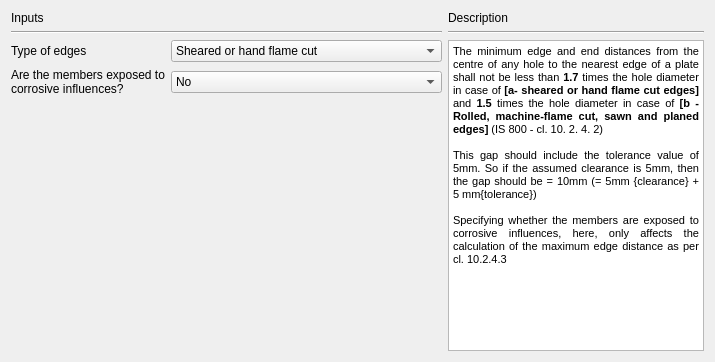
     <widget class="QWidget" name="tab_Detailing">
      <attribute name="title">
       <string>Detailing</string>
      </attribute>
      <layout class="QGridLayout" name="gridLayout_18">
       <item row="0" column="0">
        <layout class="QGridLayout" name="gridLayout_17">
         <item row="0" column="0">
          <layout class="QGridLayout" name="gridLayout_6">
           <item row="0" column="0">
            <widget class="QLabel" name="label_38">
             <property name="text">
              <string>Inputs</string>
             </property>
            </widget>
           </item>
           <item row="1" column="0">
            <widget class="Line" name="line_11">
             <property name="orientation">
              <enum>Qt::Horizontal</enum>
             </property>
            </widget>
           </item>
          </layout>
         </item>
         <item row="1" column="0">
          <layout class="QGridLayout" name="gridLayout_4">
           <item row="0" column="0">
            <widget class="QLabel" name="label_39">
             <property name="text">
              <string>Type of edges</string>
             </property>
            </widget>
           </item>
           <item row="0" column="1">
            <widget class="QComboBox" name="combo_detailingEdgeType">
             <item>
              <property name="text">
               <string>Sheared or hand flame cut</string>
              </property>
             </item>
             <item>
              <property name="text">
               <string>Rolled, machine-flame cut, sawn and planed</string>
              </property>
             </item>
            </widget>
           </item>
           <item row="1" column="0">
            <widget class="QLabel" name="label_40">
             <property name="text">
              <string>Are the members exposed to
corrosive influences?</string>
             </property>
            </widget>
           </item>
           <item row="1" column="1">
            <widget class="QComboBox" name="combo_detailing_memebers">
             <item>
              <property name="text">
               <string>No</string>
              </property>
             </item>
             <item>
              <property name="text">
               <string>Yes</string>
              </property>
             </item>
            </widget>
           </item>
          </layout>
         </item>
        </layout>
       </item>
       <item row="0" column="1" rowspan="2">
        <layout class="QGridLayout" name="gridLayout_10">
         <item row="1" column="0">
          <widget class="Line" name="line_6">
           <property name="orientation">
            <enum>Qt::Horizontal</enum>
           </property>
          </widget>
         </item>
         <item row="0" column="0">
          <widget class="QLabel" name="label_18">
           <property name="text">
            <string>Description</string>
           </property>
          </widget>
         </item>
         <item row="2" column="0">
          <widget class="QTextBrowser" name="textBrowser_detailingDescription">
           <property name="minimumSize">
            <size>
             <width>210</width>
             <height>0</height>
            </size>
           </property>
           <property name="html">
            <string>&lt;!DOCTYPE HTML PUBLIC &quot;-//W3C//DTD HTML 4.0//EN&quot; &quot;http://www.w3.org/TR/REC-html40/strict.dtd&quot;&gt;
&lt;html&gt;&lt;head&gt;&lt;meta name=&quot;qrichtext&quot; content=&quot;1&quot; /&gt;&lt;style type=&quot;text/css&quot;&gt;
p, li { white-space: pre-wrap; }
&lt;/style&gt;&lt;/head&gt;&lt;body style=&quot; font-family:'Arial'; font-size:11pt; font-weight:400; font-style:normal;&quot;&gt;
&lt;p align=&quot;justify&quot; style=&quot; margin-top:0px; margin-bottom:0px; margin-left:0px; margin-right:0px; -qt-block-indent:0; text-indent:0px;&quot;&gt;&lt;span style=&quot; font-family:'MS Shell Dlg 2'; font-size:8pt;&quot;&gt;The minimum edge and end distances from the centre of any hole to the nearest edge of a plate shall not be less than &lt;/span&gt;&lt;span style=&quot; font-family:'MS Shell Dlg 2'; font-size:8pt; font-weight:600;&quot;&gt;1.7&lt;/span&gt;&lt;span style=&quot; font-family:'MS Shell Dlg 2'; font-size:8pt;&quot;&gt; times the hole diameter in case of &lt;/span&gt;&lt;span style=&quot; font-family:'MS Shell Dlg 2'; font-size:8pt; font-weight:600;&quot;&gt;[a- sheared or hand flame cut edges] &lt;/span&gt;&lt;span style=&quot; font-family:'MS Shell Dlg 2'; font-size:8pt;&quot;&gt;and &lt;/span&gt;&lt;span style=&quot; font-family:'MS Shell Dlg 2'; font-size:8pt; font-weight:600;&quot;&gt;1.5 &lt;/span&gt;&lt;span style=&quot; font-family:'MS Shell Dlg 2'; font-size:8pt;&quot;&gt;times the hole diameter in case of &lt;/span&gt;&lt;span style=&quot; font-family:'MS Shell Dlg 2'; font-size:8pt; font-weight:600;&quot;&gt;[b - Rolled, machine-flame cut, sawn and planed edges]&lt;/span&gt;&lt;span style=&quot; font-family:'MS Shell Dlg 2'; font-size:8pt;&quot;&gt; (IS 800 - cl. 10. 2. 4. 2)&lt;/span&gt;&lt;/p&gt;
&lt;p align=&quot;justify&quot; style=&quot;-qt-paragraph-type:empty; margin-top:0px; margin-bottom:0px; margin-left:0px; margin-right:0px; -qt-block-indent:0; text-indent:0px; font-family:'Calibri'; font-size:8pt; vertical-align:middle;&quot;&gt;&lt;br /&gt;&lt;/p&gt;
&lt;p align=&quot;justify&quot; style=&quot; margin-top:0px; margin-bottom:0px; margin-left:0px; margin-right:0px; -qt-block-indent:0; text-indent:0px;&quot;&gt;&lt;span style=&quot; font-family:'MS Shell Dlg 2'; font-size:8pt;&quot;&gt;This gap should include the tolerance value of 5mm. So if the assumed clearance is 5mm, then the gap should be = 10mm (= 5mm {clearance} + 5 mm{tolerance})&lt;/span&gt;&lt;/p&gt;
&lt;p align=&quot;justify&quot; style=&quot;-qt-paragraph-type:empty; margin-top:0px; margin-bottom:0px; margin-left:0px; margin-right:0px; -qt-block-indent:0; text-indent:0px; font-family:'Calibri'; font-size:8pt;&quot;&gt;&lt;br /&gt;&lt;/p&gt;
&lt;p align=&quot;justify&quot; style=&quot; margin-top:0px; margin-bottom:0px; margin-left:0px; margin-right:0px; -qt-block-indent:0; text-indent:0px;&quot;&gt;&lt;span style=&quot; font-family:'MS Shell Dlg 2'; font-size:8pt;&quot;&gt;Specifying whether the members are exposed to corrosive influences, here, only affects the calculation of the maximum edge distance as per cl. 10.2.4.3&lt;/span&gt;&lt;/p&gt;
&lt;p align=&quot;justify&quot; style=&quot;-qt-paragraph-type:empty; margin-top:0px; margin-bottom:0px; margin-left:0px; margin-right:0px; -qt-block-indent:0; text-indent:0px; font-family:'MS Shell Dlg 2'; font-size:8pt;&quot;&gt;&lt;br /&gt;&lt;/p&gt;&lt;/body&gt;&lt;/html&gt;</string>
           </property>
          </widget>
         </item>
        </layout>
       </item>
       <item row="1" column="0">
        <spacer name="verticalSpacer_3">
         <property name="orientation">
          <enum>Qt::Vertical</enum>
         </property>
         <property name="sizeHint" stdset="0">
          <size>
           <width>20</width>
           <height>255</height>
          </size>
         </property>
        </spacer>
       </item>
      </layout>
     </widget>
